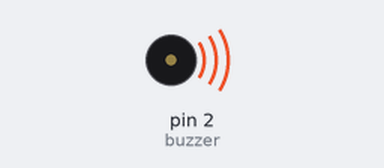
This sketch was run on a simulated Arduino Uno, built with avr-gcc and run on an emulated ATmega328P. Parts: buzzer (waves = sounding).

Above: at 0.2 s.
Timing chart, 0 to 14.6 s (numbered marks = the images above):
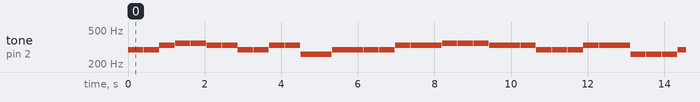

The sketch:

Buzzer_ile_Cendere_Melodisi.ino
```cpp
//-----------------------------------------//
//----------------OKTAY ALA----------------//
//--Arduino | Buzzer ile Cendere Melodisi--//
//-----------------------------------------//

int buzzer = 2; //Buzzer modülünün bağlı olduğu pini tanımlıyoruz

//Buzzer modülünden gelen ses verilerini incelik kalınlık duruma göre notalarına ayırarak belirtiyoruz.
int kalindo = 261;
int re = 293;
int mi = 331;
int fa = 350;

void setup()
{
  pinMode(buzzer,OUTPUT); //Buzzer pinini bir çıkış türü olduğunu belirtiyoruz.
}

void loop()
{
  tone(buzzer, re);
  delay(400);
  noTone(buzzer);
  delay(10);

  tone(buzzer, re);
  delay(400);
  noTone(buzzer);
  delay(10);

  tone(buzzer, mi);
  delay(400);
  noTone(buzzer);
  delay(10);

  tone(buzzer, fa);
  delay(400);
  noTone(buzzer);
  delay(10);

  tone(buzzer, fa);
  delay(400);
  noTone(buzzer);
  delay(10);

  tone(buzzer, mi);
  delay(400);
  noTone(buzzer);
  delay(10);

  tone(buzzer, mi);
  delay(400);
  noTone(buzzer);
  delay(10);

  tone(buzzer, re);
  delay(400);
  noTone(buzzer);
  delay(10);

  tone(buzzer, re);
  delay(400);
  noTone(buzzer);
  delay(10);

  tone(buzzer, mi);
  delay(400);
  noTone(buzzer);
  delay(10);

  tone(buzzer, mi);
  delay(400);
  noTone(buzzer);
  delay(10);

  tone(buzzer, kalindo);
  delay(400);
  noTone(buzzer);
  delay(10);

  tone(buzzer, kalindo);
  delay(400);
  noTone(buzzer);
  delay(10);

  tone(buzzer, re);
  delay(400);
  noTone(buzzer);
  delay(10);

  tone(buzzer, re);
  delay(400);
  noTone(buzzer);
  delay(10);

  tone(buzzer, re);
  delay(400);
  noTone(buzzer);
  delay(10);

  tone(buzzer, re);
  delay(400);
  noTone(buzzer);
  delay(10);

  tone(buzzer, mi);
  delay(400);
  noTone(buzzer);
  delay(10);

  tone(buzzer, mi);
  delay(400);
  noTone(buzzer);
  delay(10);

  tone(buzzer, mi);
  delay(400);
  noTone(buzzer);
  delay(10);

  tone(buzzer, fa);
  delay(400);
  noTone(buzzer);
  delay(10);

  tone(buzzer, fa);
  delay(400);
  noTone(buzzer);
  delay(10);

  tone(buzzer, fa);
  delay(400);
  noTone(buzzer);
  delay(10);

  tone(buzzer, mi);
  delay(400);
  noTone(buzzer);
  delay(10);

  tone(buzzer, mi);
  delay(400);
  noTone(buzzer);
  delay(10);

  tone(buzzer, mi);
  delay(400);
  noTone(buzzer);
  delay(10);

  tone(buzzer, re);
  delay(400);
  noTone(buzzer);
  delay(10);

  tone(buzzer, re);
  delay(400);
  noTone(buzzer);
  delay(10);

  tone(buzzer, re);
  delay(400);
  noTone(buzzer);
  delay(10);

  tone(buzzer, mi);
  delay(400);
  noTone(buzzer);
  delay(10);

  tone(buzzer, mi);
  delay(400);
  noTone(buzzer);
  delay(10);

  tone(buzzer, mi);
  delay(400);
  noTone(buzzer);
  delay(10);

  tone(buzzer, kalindo);
  delay(400);
  noTone(buzzer);
  delay(10);

  tone(buzzer, kalindo);
  delay(400);
  noTone(buzzer);
  delay(10);

  tone(buzzer, kalindo);
  delay(400);
  noTone(buzzer);
  delay(10);

  tone(buzzer, re);
  delay(400);
  noTone(buzzer);
  delay(10);

  tone(buzzer, re);
  delay(400);
  noTone(buzzer);
  delay(10);

  tone(buzzer, re);
  delay(400);
  noTone(buzzer);
  delay(10);

  tone(buzzer, mi);
  delay(400);
  noTone(buzzer);
  delay(10);

  tone(buzzer, mi);
  delay(400);
  noTone(buzzer);
  delay(10);

  tone(buzzer, fa);
  delay(400);
  noTone(buzzer);
  delay(10);

  tone(buzzer, fa);
  delay(400);
  noTone(buzzer);
  delay(10);

  tone(buzzer, mi);
  delay(400);
  noTone(buzzer);
  delay(10);

  tone(buzzer, mi);
  delay(400);
  noTone(buzzer);
  delay(10);

  tone(buzzer, re);
  delay(400);
  noTone(buzzer);
  delay(10);

  tone(buzzer, re);
  delay(400);
  noTone(buzzer);
  delay(10);

  tone(buzzer, mi);
  delay(400);
  noTone(buzzer);
  delay(10);

  tone(buzzer, mi);
  delay(400);
  noTone(buzzer);
  delay(10);

  tone(buzzer, kalindo);
  delay(400);
  noTone(buzzer);
  delay(10);

  tone(buzzer, kalindo);
  delay(400);
  noTone(buzzer);
  delay(10);

  tone(buzzer, re);
  delay(400);
  noTone(buzzer);
  delay(10);

  delay(1500);
}
```

Measured:
- by itself, tone on pin 2 (buzzer): plays 293 Hz for 0.40 s, 293 Hz for 0.40 s, 331 Hz for 0.40 s, 350 Hz for 0.40 s, 350 Hz for 0.40 s, 331 Hz for 0.40 s … (299 notes in this stretch)
